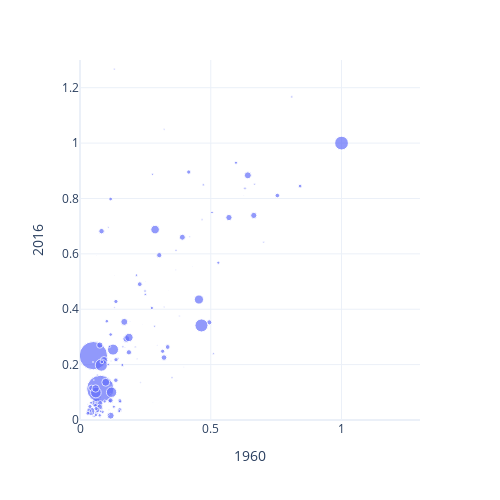

The notebook cell this image was saved under:
### Code cell
data

### Figure 1 — Plotly figure (JSON) as saved in the notebook; plotly's stock layout.template omitted (floating-point values rounded to 4 significant figures; data arrays with more than 128 entries replaced by an {"elided": "..."} marker saying what was removed)
{"data": [{"hoverlabel": {"namelength": 0}, "hovertemplate": "<b>%{hovertext}</b><br><br>1960=%{x}<br>2016=%{y}<br>Population=%{marker.size}", "hovertext": {"elided": "144 str values"}, "legendgroup": "", "marker": {"color": "#636efa", "size": {"elided": "144 float values"}, "sizemode": "area", "sizeref": 3.432, "symbol": "circle"}, "mode": "markers", "name": "", "showlegend": false, "type": "scatter", "x": {"elided": "144 float values"}, "xaxis": "x", "y": {"elided": "144 float values"}, "yaxis": "y"}], "layout": {"height": 500, "legend": {"itemsizing": "constant", "tracegroupgap": 0}, "margin": {"t": 60}, "width": 500, "xaxis": {"anchor": "y", "domain": [0, 1], "range": [0, 1.3], "title": {"text": "1960"}}, "yaxis": {"anchor": "x", "domain": [0, 1], "range": [0, 1.3], "title": {"text": "2016"}}}}
